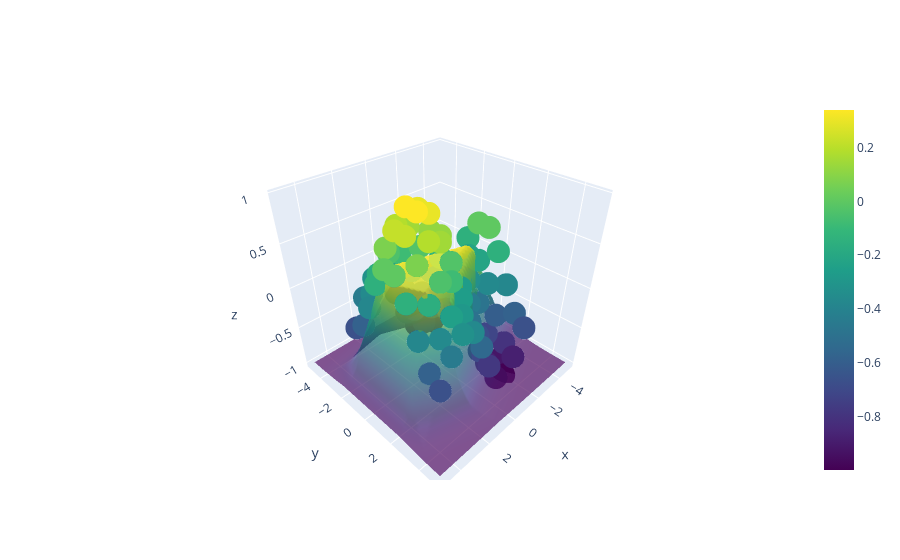

Notebook code cell kept with this figure:
### Markdown cell above
Finally, let's take a look at the response of our MLP.

### Code cell
show_mlp_response_3d(mlp_1hl, x, y)
